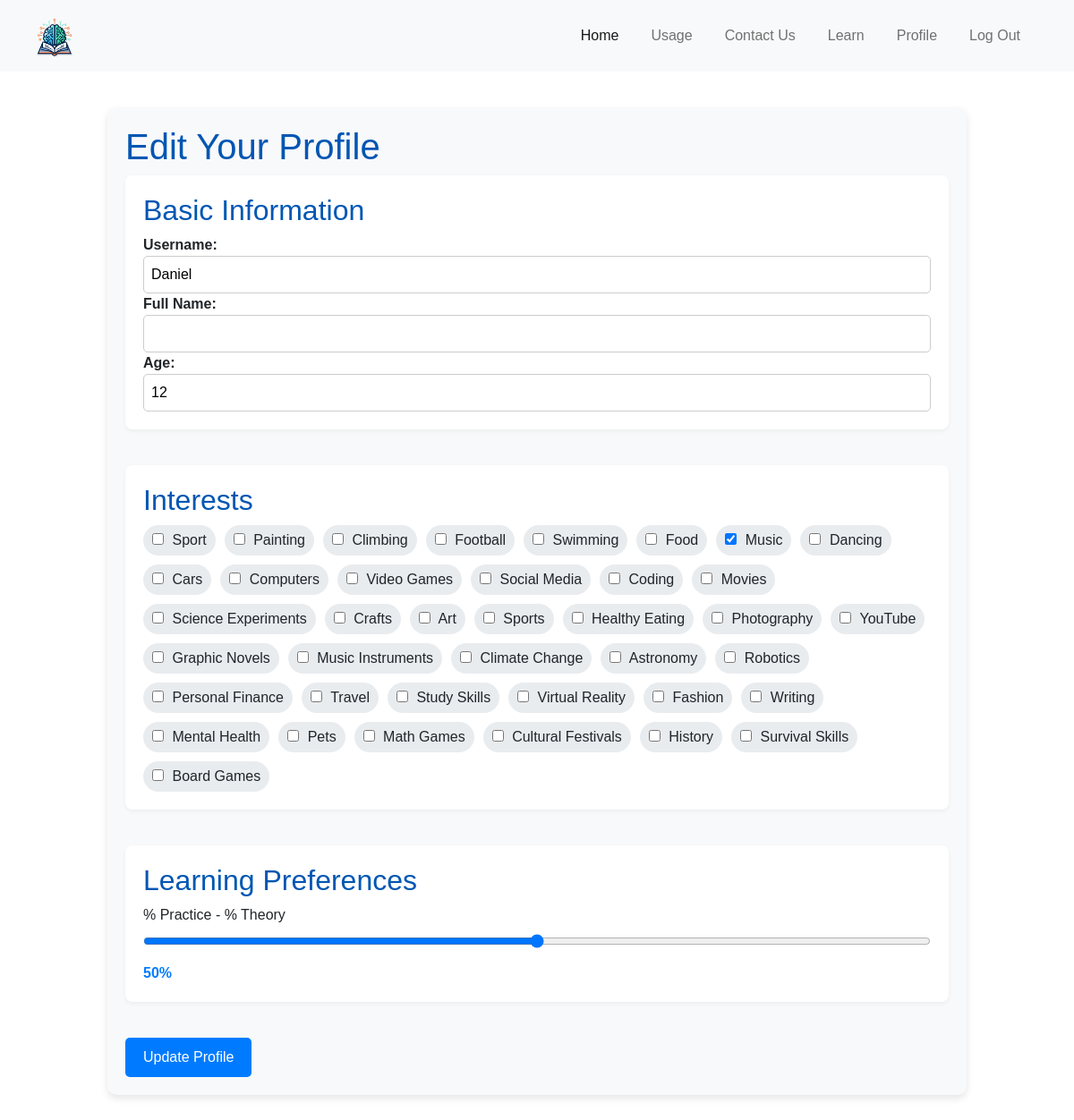
Screenshot of /profile (signed in) with the database file from the repository.
### tables this page shows
CREATE TABLE users (
    id INTEGER PRIMARY KEY AUTOINCREMENT,
    username TEXT NOT NULL UNIQUE,
    password TEXT NOT NULL
, age INTEGER, learning_preference INTEGER, likes TEXT);

### app.py (the view)
@app.route("/profile", methods=["GET", "POST"])
@login_required
def profile():
    conn = get_db_connection("users.db")
    cursor = conn.cursor()
    if request.method == "POST":
        username = request.form['username']
        age = request.form['age']
        likes = ','.join(request.form.getlist('likes'))
        learning_preference = request.form['learning_preference']
        try:
            cursor.execute("UPDATE users SET username = ?, age = ?, likes = ?, learning_preference = ? WHERE id = ?",
                           (username, age, likes, learning_preference, session['user_id']))
            conn.commit()
            flash("Profile updated successfully", "info")
        finally:
            conn.close()
        return redirect(url_for('profile'))
    else:
        cursor.execute("SELECT * FROM users WHERE id = ?", (session['user_id'],))
        user = dict(cursor.fetchone())
        user['likes'] = user['likes'].split(',') if user['likes'] else []
        conn.close()
        return render_template("profile.html", user=user)

### app.py (called while the page is built)
@app.after_request
def after_request(response):
    response.headers["Cache-Control"] = "no-cache, no-store, must-revalidate"
    response.headers["Expires"] = 0
    response.headers["Pragma"] = "no-cache"
    return response

### helpers.py (called while the page is built)
def login_required(f):
    @wraps(f)
    def decorated_function(*args, **kwargs):
        if session.get("user_id") is None:
            return redirect("/login")
        return f(*args, **kwargs)
    return decorated_function

def get_db_connection(db_name):
    conn = sqlite3.connect(db_name)
    conn.row_factory = sqlite3.Row  # to access columns by name
    return conn

### templates/profile.html (shortened to what this page needs)
{% extends "layout.html" %}
{% block content %}
<link rel="stylesheet" href="{{ url_for('static', filename='profile_styles.css') }}">
<div class="profile-container">
    <h1>Edit Your Profile</h1>
    <form method="POST" class="profile-form">
        <div class="form-section">
            <h2>Basic Information</h2>
            <div class="form-group">
                <label for="username">Username:</label>
                <input type="text" id="username" name="username" value="{{ user.username }}" required>
            </div>
            <div class="form-group">
                <label for="full_name">Full Name:</label>
                <input type="text" id="full_name" name="full_name" value="{{ user.full_name }}">
            </div>
            <div class="form-group">
                <label for="age">Age:</label>
                <input type="number" id="age" name="age" value="{{ user.age }}" required>
            </div>
        </div>
        <div class="form-section">
            <h2>Interests</h2>
            <div class="topics-container">
                {% for topic in [
                    'Sport', 'Painting', 'Climbing', 'Football', 'Swimming', 'Food', 'Music', 'Dancing',
                    'Cars', 'Computers', 'Video Games', 'Social Media', 'Coding', 'Movies', 'Science Experiments',
                    'Crafts', 'Art', 'Sports', 'Healthy Eating', 'Photography', 'YouTube', 'Graphic Novels',
                    'Music Instruments', 'Climate Change', 'Astronomy', 'Robotics', 'Personal Finance', 'Travel',
                    'Study Skills', 'Virtual Reality', 'Fashion', 'Writing', 'Mental Health', 'Pets', 'Math Games',
                    'Cultural Festivals', 'History', 'Survival Skills', 'Board Games'
                ] %}
                <label class="checkbox-label">
                    <input type="checkbox" name="likes" value="{{ topic }}" id="like_{{ topic }}" {{ 'checked' if topic in user.likes else '' }}>
                    {{ topic }}
                </label>
            </div>
        </div>
        <div class="form-section">
            <h2>Learning Preferences</h2>
            <label for="learning_preference"> % Practice - % Theory</label>
            <input type="range" id="learning_preference" name="learning_preference" min="0" max="100" value="{{ user.learning_preference }}">
            <span id="preference_value">{{ user.learning_preference }}%</span>
        </div>
        <div class="form-group">
            <button type="submit" class="btn-update">Update Profile</button>
        </div>
    </form>
</div>
{% endblock %}

### templates/layout.html (shortened to what this page needs)
<!DOCTYPE html>
<html lang="en">
    <head>
        <link href="https://cdn.jsdelivr.net/npm/bootstrap@5.1.3/dist/css/bootstrap.min.css" rel="stylesheet">
        <link href="/static/styles.css" rel="stylesheet">
    </head>
    <body>
        <nav class="navbar navbar-expand-lg navbar-light bg-light navbar-darkblue">
            <div class="container-fluid">
                <a class="navbar-brand" href="{{ url_for('index') }}">
                    <img src="{{ url_for('static', filename='images/nobackground.png') }}" alt="OpenMath Logo" style="height: 50px;">
                </a>
                <ul class="navbar-nav d-flex">
                    <li class="nav-item">
                        <a class="nav-link active" aria-current="page" href="{{ url_for('index') }}">Home</a>
                    </li>
                    <li class="nav-item">
                        <a class="nav-link" href="/usage">Usage</a>
                    </li>
                    <li class="nav-item">
                        <a class="nav-link" href="/contact">Contact Us</a>
                    </li>
                    <li class="nav-item">
                        <a class="nav-link" href="/learn">Learn</a>
                    </li>
                    <li class="nav-item">
                        <a class="nav-link" href="/profile">Profile</a>
                    </li>
                    {% if session.user_id %}
                    <li class="nav-item">
                        <a class="nav-link" href="/logout">Log Out</a>
                    </li>
                    {% endif %}
                </ul>
            </div>
        </nav>
        {% block content %}{% endblock %}
    </body>
</html>

### static/styles.css (style rules this page uses)
body, html { margin: 0; padding: 0; font-family: 'Arial', sans-serif; backdrop-filter: blur(5px); background-size: cover; }
.navbar { background-color: #092e52; padding: 10px 20px; }
.navbar-brand img { height: 40px; }
.navbar-nav { margin-left: auto; }
.navbar-darkblue { background-color: #0056b3; }
.nav-link { color: #007bff; margin-right: 20px; }

### static/profile_styles.css (style rules this page uses)
.profile-container { max-width: 960px; margin: 40px auto; padding: 20px; background: #f8f9fa; box-shadow: 0 4px 8px rgba(0,0,0,0.1); border-radius: 10px; }
.profile-form { display: grid; grid-template-columns: 1fr; gap: 20px; }
.form-section { background: #fff; padding: 20px; border-radius: 8px; box-shadow: 0 2px 5px rgba(0,0,0,0.05); margin-bottom: 20px; }
h1, h2 { color: #0056b3; }
.form-group label { font-weight: 600; }
input[type="text"], input[type="number"], input[type="range"] { width: 100%; padding: 8px; border: 1px solid #ccc; border-radius: 5px; }
input[type="checkbox"] { margin-right: 5px; }
.topics-container { display: flex; flex-wrap: wrap; gap: 10px; }
.checkbox-label { background: #e9ecef; border-radius: 20px; padding: 5px 10px; cursor: pointer; display: inline-block; }
.btn-update { background-color: #007bff; border: none; padding: 10px 20px; border-radius: 5px; color: white; cursor: pointer; font-size: 16px; }
#preference_value { font-weight: bold; color: #007bff; }

### rows the page displays
users: username "Daniel", age "12", learning_preference "50"

### other values shown
{{ topic }} "Sport" "Painting" "Climbing" "Football" "Swimming" "Food" "Music" "Dancing" "Cars" "Computers" "Video Games" "Social Media" "Coding" "Movies" "Science Experiments" "Crafts" "Art" "Sports" "Healthy Eating" "Photography" "YouTube" "Graphic Novels" "Music Instruments" "Climate Change" "Astronomy" "Robotics" "Personal Finance" "Travel" "Study Skills" "Virtual Reality" "Fashion" "Writing" "Mental Health" "Pets" "Math Games" "Cultural Festivals" "History" "Survival Skills" "Board Games"
